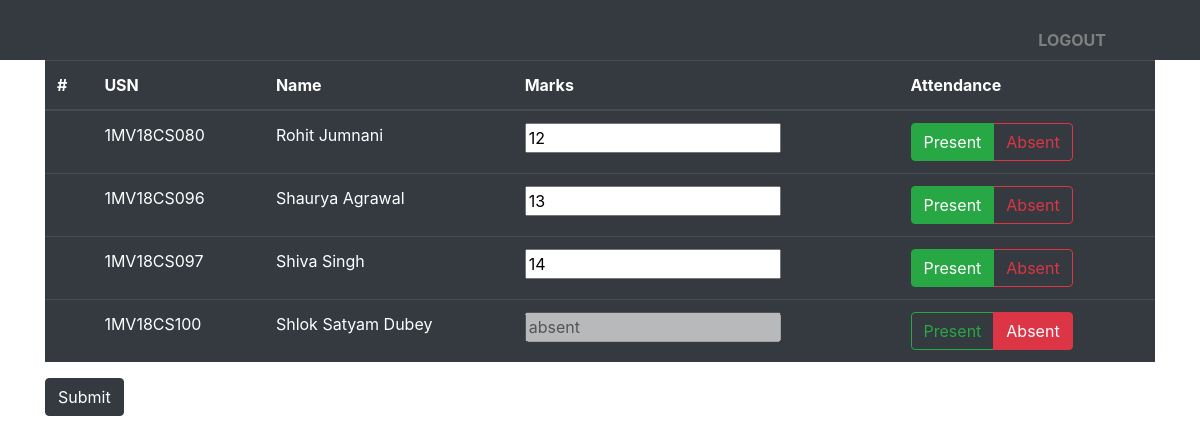
The page /info/teacher/editmarks/117 on the database its author committed.
### info/models.py (models this page shows)
class MarksConfirm(models.Model):
    course = models.ForeignKey(Course,on_delete=models.CASCADE)
    student = models.ForeignKey(Student,on_delete=models.CASCADE)
    marks = models.ForeignKey(Marks,on_delete=models.CASCADE)
    examname = models.CharField(max_length = 20)
    marksnumber = models.CharField(max_length=10,default='0')

class Student(models.Model):
    user = models.OneToOneField(User, on_delete=models.CASCADE,null = True)
    dept = models.ForeignKey(Dept,on_delete = models.CASCADE,default = 'CSE')
    class_id = models.ForeignKey(Class,on_delete = models.CASCADE)
    USN = models.CharField(primary_key=True,max_length = 50)
    name = models.CharField(max_length=50)
    sex = models.CharField(max_length=10,choices = sex_choice,default='Male')
    DOB = models.DateField(default='1999-01-01')
    def __str__(self):
        return self.name

### info/views.py (the view)
# urls.py: path('teacher/editmarks/<slug:marks_id>',views.t_editmarks,name='t_editmarks'),
def t_editmarks(request, marks_id):
    mark = Marks.objects.get(id = marks_id)
    ex = mark.examname
    assi = mark.ass
    cl = assi.class_id
    cr = assi.course
    att = cl.student_set.all().order_by('-USN')
    print(att)
    att_list=[]
    for i in att:
        stud = Student.objects.get(USN = i.USN)
        MC = MarksConfirm.objects.filter(student=stud,course=cr,examname=ex)
        att_list.append(MC[0])
        print(MC[0].examname,MC[0].marksnumber)
    att_list.reverse()
    return render(request,'t_editmarks.html',{'att_list':att_list,'marks_id':marks_id})

### templates/t_editmarks.html (shortened to what this page needs)
{% extends 'base_teacher.html' %}
{% block content %}
    <div class="container">
    <form action="{% url 'confirm' marks_id %}" method="post">
    <table class="table table-hover table-dark">
  <thead>
    <tr>
      <th scope="col">#</th>
      <th scope="col">USN</th>
      <th scope="col">Name</th>
      <th scope="col">Marks</th>
      <th scope="col">Attendance</th>
    </tr>
  </thead>
  <tbody>
    {% for i in att_list %}
    <tr>
    <td></td>
    <td>{{ i.student.USN }}</td>
    <td>{{i.student.name}} </td>
    {% if i.marksnumber == 'absent' %}
    <td><input disabled=true type="text" value="absent" name="{{i.student.USN}}" id="{{i.student.USN}}"></td>
<td>
    <div class="btn-group btn-group-toggle" data-toggle="buttons">
    <label class="btn btn-outline-success active">
            <input type="radio"  id="option1" onclick="function hii(){ document.getElementById('{{i.student.USN}}').value='';document.getElementById('{{i.student.USN}}').disabled=false; };hii()" autocomplete="off" value="present" > Present
        </label>
        <label class="btn btn-outline-danger">
            Absent
    </label>
    </div>
</td>
    {% else %}
    <td><input type="text" value="{{i.marksnumber}}" name="{{i.student.USN}}" id="{{i.student.USN}}"></td>
<td>
    <div class="btn-group btn-group-toggle" data-toggle="buttons">
    <label class="btn btn-outline-success active">
            <input type="radio"  id="option1" onclick="function hii(){ document.getElementById('{{i.student.USN}}').value='';document.getElementById('{{i.student.USN}}').disabled=false; };hii()"  value="present" checked> Present
        </label>
        <label class="btn btn-outline-danger">
            <input type="radio"  id="option2" onclick="function hi(){ document.getElementById('{{i.student.USN}}').value='absent';document.getElementById('{{i.student.USN}}').disabled=true; };hi()"  value="absent"> Absent
    </label>
    </div>
</td>
    {% endif %}
    {% endfor %}
    </tbody>
    </table>
    <button type="submit" class="btn btn-dark">Submit</button>
    </form>
{% endblock content %}

### rows shown on the page
MarksConfirm: student.USN "1MV18CS080", student.name "Rohit Jumnani", marksnumber "12"
MarksConfirm: student.USN "1MV18CS096", student.name "Shaurya Agrawal", marksnumber "13"
MarksConfirm: student.USN "1MV18CS097", student.name "Shiva Singh", marksnumber "14"
MarksConfirm: student.USN "1MV18CS100", student.name "Shlok Satyam Dubey"
